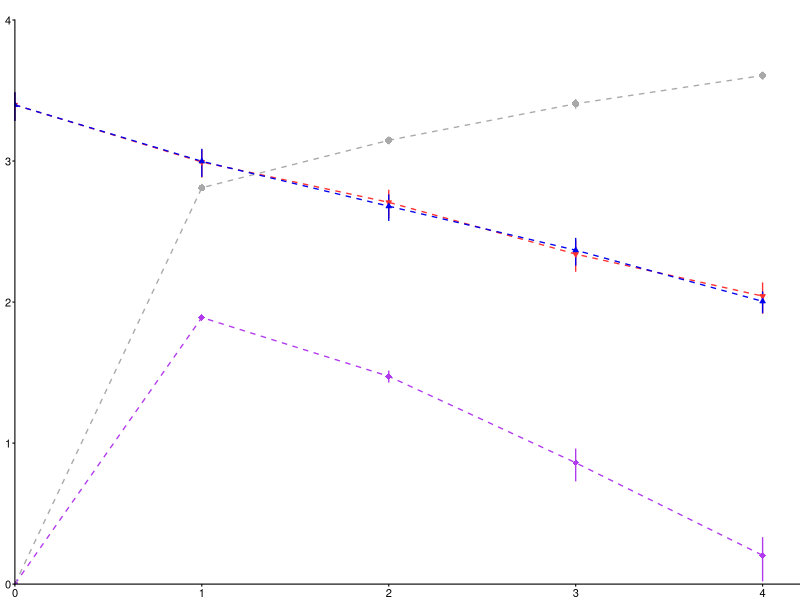
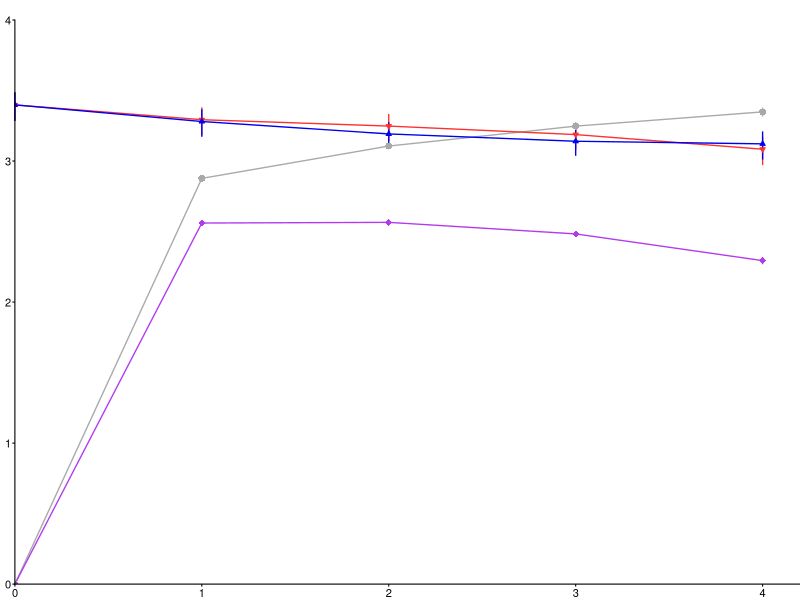
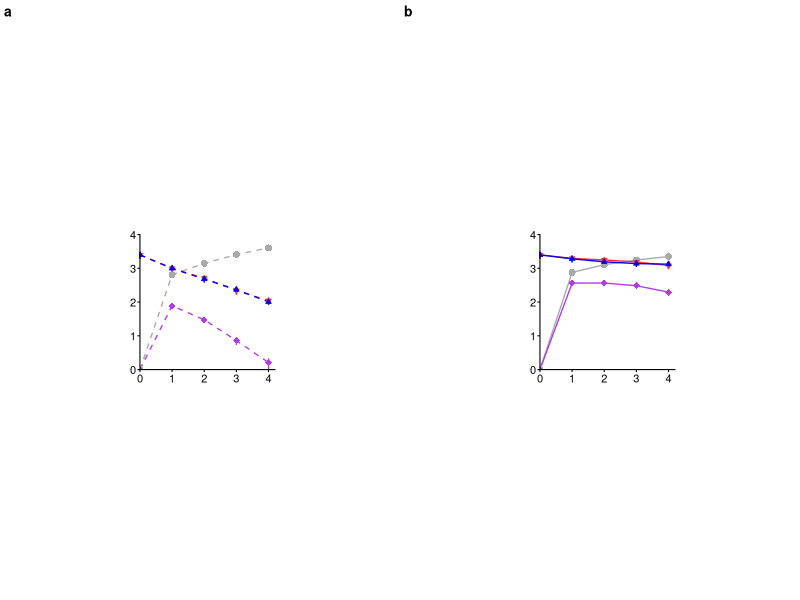
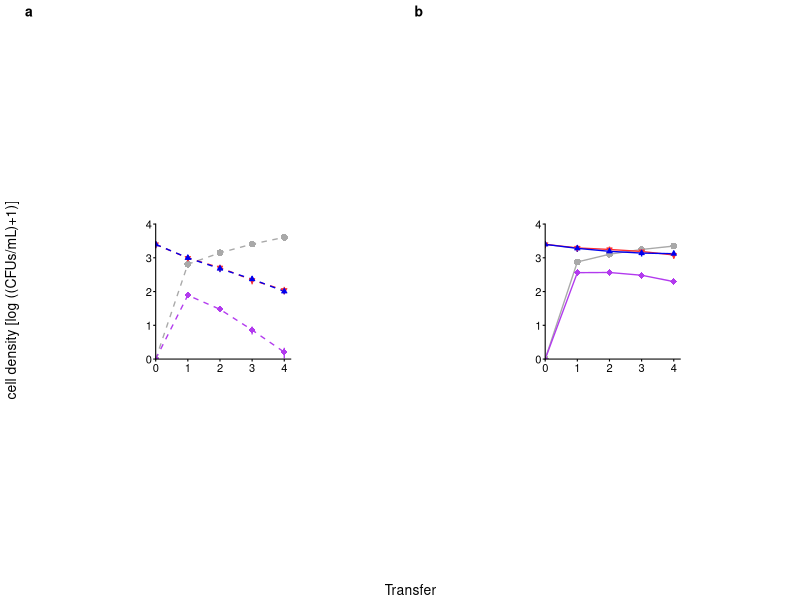

Write R code to recreate these figures, in order.
library(tidyverse)
library(cowplot)
library(lattice)
library(gridExtra)
library(grid)
library(egg)

#########################
#FigureS2########
#####################

###Ancestor###

dat <- read.csv("FigS2_low.csv")

dat <- dat %>%
  #select(-Mixture, -CFUs) %>%
  group_by(Host, Antibiotic, Day) %>%
  summarise(N = n(),
            CFUs = mean(CFUs_sub),
            SD = sd(CFUs_sub),
            SE = SD/sqrt(N))
levels(dat$Antibiotic)

colors_light <- c('darkgrey', 'firebrick1', 'blue2', 'darkorchid2')

p1 <- ggplot(dat %>% filter(Host=='A'),
             aes(x=Day, y=CFUs, color=Antibiotic)) + 
  theme_cowplot(12)+
  geom_line(linetype = "dashed", size = 0.4668623442372146) +
  geom_errorbar(aes(ymin=CFUs-SE, ymax=CFUs+SE), width=0, size = 0.4668623442372146) +
  geom_point(aes(shape=Antibiotic, color=Antibiotic, fill=Antibiotic, size=Antibiotic)) +
  scale_color_manual(values=colors_light) +
  scale_fill_manual(values=colors_light)+
  scale_size_manual(values=c(2,1,1,2))+
  scale_shape_manual(values=c(16,25,24,18)) +
  scale_y_log10(expand=c(0, 0),
                limits=c(1e0, 1e4),
                breaks=10^seq(0, 4, by=1),
                labels=seq(0, 4, by=1)) +
  scale_x_continuous(expand=c(0, 0), limits = c(0,4.2)) +
  theme(legend.position="none") +
  theme(axis.title.x=element_blank()) +
  theme(axis.title.y=element_blank()) +
  theme(axis.line.y = element_line(size = 0.3734899)) +
  theme(axis.line.x = element_line(size = 0.3734899)) +
  theme(axis.ticks = element_line(size = 0.3734899))+
  theme(axis.text.x = element_text(margin=margin(1,0,0,0,"pt")),
        axis.text.y = element_text(margin=margin(0,1,0,0,"pt")))+
  theme(axis.ticks.length=unit(.025, "in"))+
  theme(plot.margin = margin(.2, 0, 0, .05, "in"))+
  expand_limits(x = 0, y = 0) +
  theme(axis.text = element_text(size = 8))

p1

###Evolved###

dat1 <- read.csv("FigS2_high.csv")

dat1 <- dat1 %>%
  #select(-Mixture, -CFUs) %>%
  group_by(Host, Antibiotic, Day) %>%
  summarise(N = n(),
            CFUs = mean(CFUs_sub),
            SD = sd(CFUs_sub),
            SE = SD/sqrt(N))

colors_dark <- c('darkgrey', 'firebrick1', 'blue2', 'darkorchid2')

p3 <- ggplot(dat1 %>% filter(Host=='B'),
             aes(x=Day, y=CFUs, color=Antibiotic)) + 
  theme_cowplot(12)+
  geom_line(size = 0.4668623442372146) +
  geom_errorbar(aes(ymin=CFUs-SE, ymax=CFUs+SE), width=0, size = 0.4668623442372146) +
  geom_point(aes(shape=Antibiotic, color=Antibiotic, fill=Antibiotic, size=Antibiotic)) +
  scale_color_manual(values=colors_light) +
  scale_fill_manual(values=colors_light)+
  scale_size_manual(values=c(2,1,1,2))+
  scale_shape_manual(values=c(16,25,24,18)) +
  scale_y_log10(expand=c(0, 0),
                limits=c(1e0, 1e4),
                breaks=10^seq(0, 4, by=1),
                labels=seq(0, 4, by=1)) +
  scale_x_continuous(expand=c(0, 0), limits = c(0,4.2)) +
  theme(legend.position="none") +
  theme(axis.title.x=element_blank()) +
  theme(axis.title.y=element_blank()) +
  theme(axis.line.y = element_line(size = 0.3734899)) +
  theme(axis.line.x = element_line(size = 0.3734899)) +
  theme(axis.ticks = element_line(size = 0.3734899))+
  theme(axis.text.x = element_text(margin=margin(1,0,0,0,"pt")),
        axis.text.y = element_text(margin=margin(0,1,0,0,"pt")))+
  theme(axis.ticks.length=unit(.025, "in"))+
  theme(plot.margin = margin(.2, 0, 0, .05, "in"))+
  expand_limits(x = 0, y = 0) +
  theme(axis.text = element_text(size = 8))

p3

Figp1_fixed <- set_panel_size(p1, width  = unit(1.35, "in"), height = unit(1.35, "in"))
Figp3_fixed <- set_panel_size(p3, width  = unit(1.35, "in"), height = unit(1.35, "in"))

FigureS2_main <- plot_grid(Figp1_fixed, Figp3_fixed, 
                          ncol = 2, align = "v",
                          labels = c('a','b'), label_size = 10)

FigureS2_main

#create common x and y labels

y.grob <- textGrob("cell density [log ((CFUs/mL)+1)]",
                   gp=gpar(fontsize=10), rot=90)

x.grob <- textGrob("Transfer", 
                   gp=gpar(fontsize=10))

#add common axis to plot

FigureS2 <- grid.arrange(arrangeGrob(FigureS2_main, left = y.grob, bottom = x.grob))

save_plot("FigureS2.pdf", plot = FigureS2, base_width = 3.45, base_height = 1.85)
